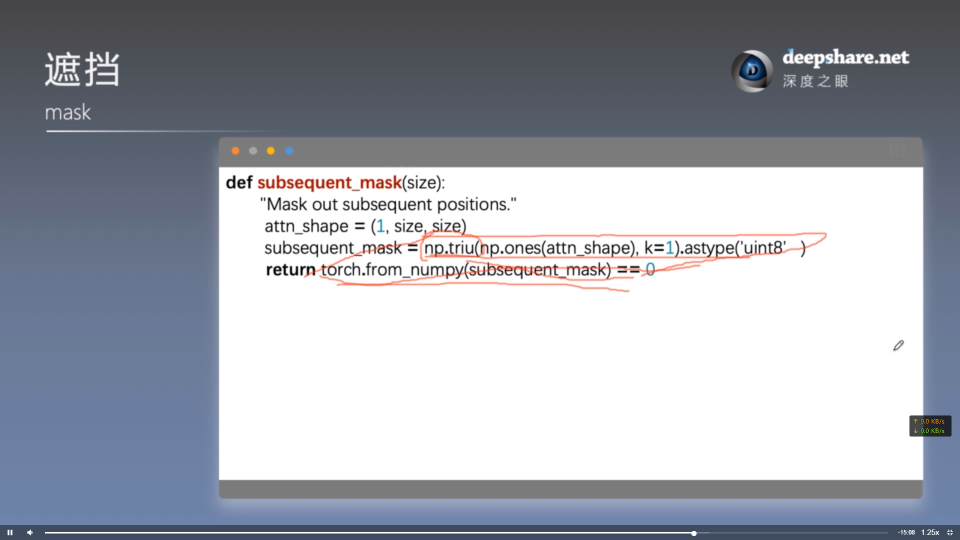
#> input picture Pytorch/images/dyngq_2019-12-27-21-35-01.png, 1920 x 1080 px (shown at 1/2 size)
$ jupyter execute imgtest.ipynb
#> lines starting #> are read from the running program, lines starting #| are printed output that depends on the picture
[cell 1]
from PIL import Image, ImageDraw, ImageFont
import argparse
import numpy as np

sample_rate = 0.4

[cell 2]
file = './images/dyngq_2019-12-27-21-35-01.png'

im = Image.open(file)
#> im is the input picture: PIL image 1920x1080 RGB; mean R, G, B 161.3, 164.9, 173.9

# Compute letter aspect ratio
font = ImageFont.load_default()
# font = ImageFont.truetype("SourceCodePro-Bold.ttf", size=12)
aspect_ratio = font.getsize("x")[0] / font.getsize("x")[1]
new_im_size = np.array(
    [im.size[0] * sample_rate, im.size[1] * sample_rate * aspect_ratio]
).astype(int)
#> new_im_size = [768, 216]

# Downsample the image
im = im.resize(new_im_size)
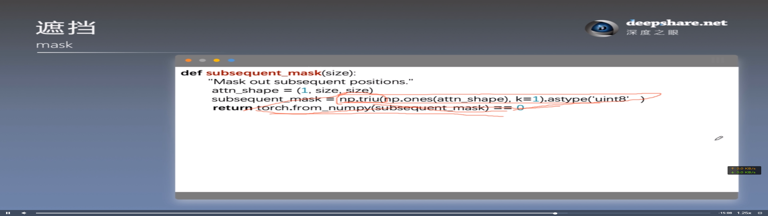
#> im: PIL image 768x216 RGB; mean R, G, B 161.2, 164.8, 173.8

# Keep a copy of image for color sampling
im_color = np.array(im)

# Convert to gray scale image
im = im.convert("L")
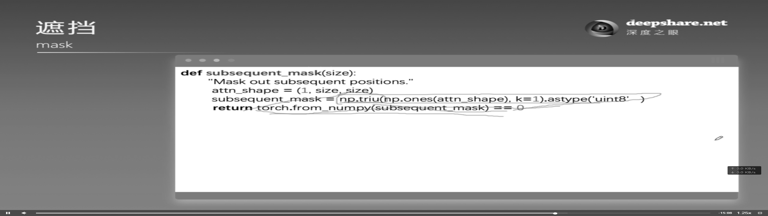
#> im: PIL image 768x216 L; min 0, max 255, mean 164.7

# Convert to numpy array for image manipulation
im = np.array(im)

# Defines all the symbols in ascending order that will form the final ascii
symbols = np.array(list(" .-vM"))

# Normalize minimum and maximum to [0, max_symbol_index)
im = (im - im.min()) / (im.max() - im.min()) * (symbols.size - 1)
#> im: shape (216, 768) float64

# Generate the ascii art
ascii = symbols[im.astype(int)]

# Create an output image for drawing ascii text
letter_size = font.getsize("x")
im_out_size = new_im_size * letter_size
#> im_out_size = [3840, 2160]
bg_color = "black"
im_out = Image.new("RGB", tuple(im_out_size), bg_color)
#> im_out: PIL image 3840x2160 RGB; every value is 0
draw = ImageDraw.Draw(im_out)

[cell 3]
# Draw text
y = 0
for i, line in enumerate(ascii):
    for j, ch in enumerate(line):
        color = tuple(im_color[i, j])  # sample color from original image
        draw.text((letter_size[0] * j, y), ch[0], fill=color, font=font)
    y += letter_size[1]  # increase y by letter height
#> this loop made 216 passes
#> y on passes 1 to 3: 10, 20, 30
#> after the loop, y = 2160

# Save image file
# im_out.save(file + ".ascii.png")

[cell 4]
im_out
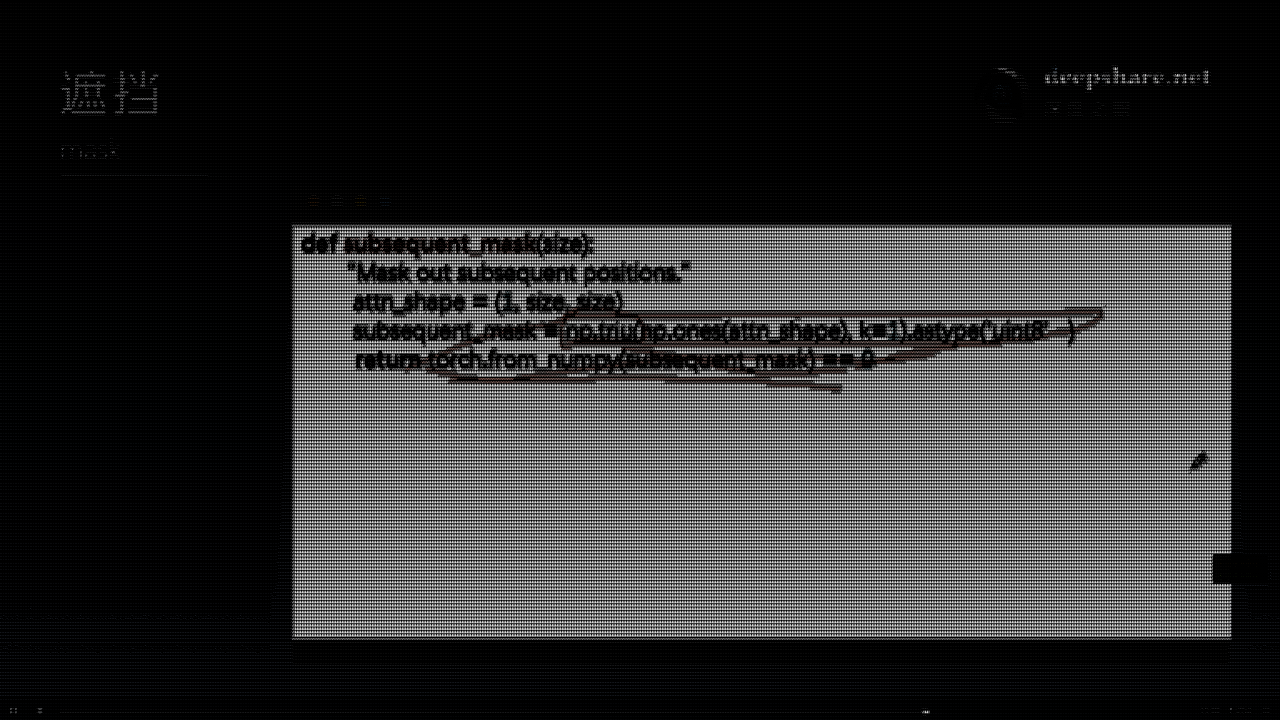
#> Out: PIL image 3840x2160 RGB (shown at 1/3 size); mean R, G, B 45.7, 45.7, 45.8

[cell 5]
def ascii_art(file):
#> called with file = 'images/dyngq_2019-12-27-21-35-01.png'
    im = Image.open(file)

    # Compute letter aspect ratio
    font = ImageFont.load_default()
    # font = ImageFont.truetype("SourceCodePro-Bold.ttf", size=12)
    aspect_ratio = font.getsize("x")[0] / font.getsize("x")[1]
    new_im_size = np.array(
        [im.size[0] * sample_rate, im.size[1] * sample_rate * aspect_ratio]
    ).astype(int)
#> new_im_size = [768, 216]

    # Downsample the image
    im = im.resize(new_im_size)

    # Keep a copy of image for color sampling
    im_color = np.array(im)

    # Convert to gray scale image
    im = im.convert("L")

    # Convert to numpy array for image manipulation
    im = np.array(im)

    # Defines all the symbols in ascending order that will form the final ascii
    symbols = np.array(list(" .-vM"))

    # Normalize minimum and maximum to [0, max_symbol_index)
    im = (im - im.min()) / (im.max() - im.min()) * (symbols.size - 1)

    # Generate the ascii art
    ascii = symbols[im.astype(int)]

    # Create an output image for drawing ascii text
    letter_size = font.getsize("x")
    im_out_size = new_im_size * letter_size
#> im_out_size = [3840, 2160]
    bg_color = "black"
    im_out = Image.new("RGB", tuple(im_out_size), bg_color)
    draw = ImageDraw.Draw(im_out)

    # Draw text
    y = 0
    for i, line in enumerate(ascii):
        for j, ch in enumerate(line):
            color = tuple(im_color[i, j])  # sample color from original image
            draw.text((letter_size[0] * j, y), ch[0], fill=color, font=font)
        y += letter_size[1]  # increase y by letter height
#> after the loop, y = 2160

    # Save image file
    im_out.save(file + ".ascii.png")


if __name__ == "__main__":
    parser = argparse.ArgumentParser(description="Convert any image to ascii art.")
    parser.add_argument(
        "file", type=str, help="input image file",
    )
    args = parser.parse_args()

    ascii_art(args.file)
